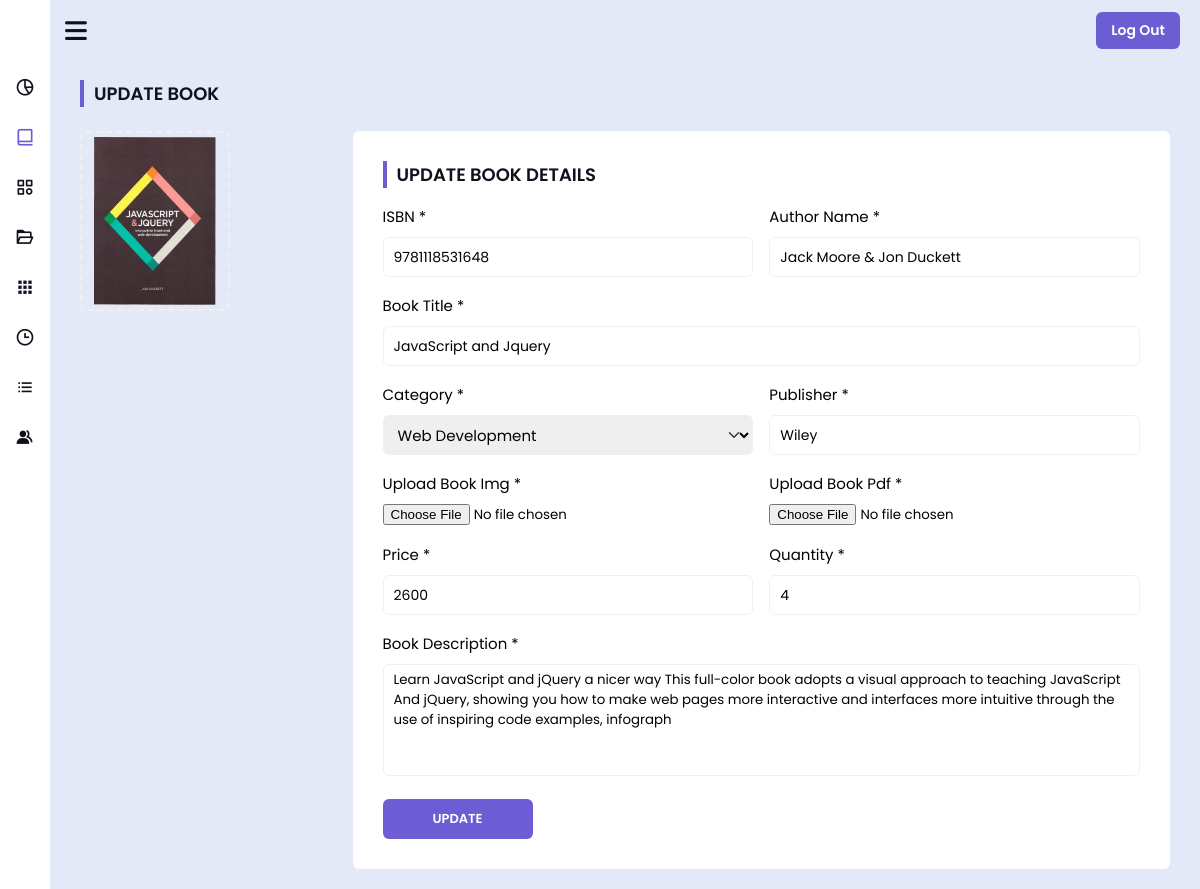
Page /assets/panel/admin/admin-pages/update-book.php?id=1 (signed in) on the committed database.
### tables this page shows
CREATE TABLE `book` (
  `id` int(255) NOT NULL,
  `isbn` varchar(13) NOT NULL,
  `author` varchar(255) NOT NULL,
  `title` varchar(255) NOT NULL,
  `category` varchar(255) NOT NULL,
  `publisher` varchar(255) NOT NULL,
  `price` varchar(255) NOT NULL,
  `quantity` varchar(255) NOT NULL,
  `description` varchar(1000) NOT NULL,
  `cover` varchar(255) NOT NULL,
  `pdf` varchar(255) NOT NULL
);

### assets/panel/admin/admin-pages/update-book.php (the view, shortened to what this page needs)
<?php
include '../../../webpages/db-connect.php';
?>
<?php
$id = $_GET['id'];
$previewquery = "SELECT * FROM book WHERE id='$id'";
$pquery = mysqli_query($con, $previewquery);
$row = mysqli_fetch_assoc($pquery);
?>
<!DOCTYPE html>
<html lang="en">
<head>
  <link rel="stylesheet" href="../../css/main.css" />
  <link href="https://unpkg.com/boxicons@2.1.4/css/boxicons.min.css" rel="stylesheet" />
  <link rel="stylesheet" href="https://cdnjs.cloudflare.com/ajax/libs/font-awesome/6.3.0/css/all.min.css" />
</head>
<body onload="preloader()">
  <?php include 'sidebar.php'; ?>
  <section class="home-section">
    <div class="home-content">
      <i class="fa-solid fa-bars"></i>
      <div class="logout">
        <button><a href="logout.php">Log Out</a></button>
      </div>
    </div>
    <div class="control-panel">
      <h4>Update Book</h4>
      <div class="container">
        <div class="book-cover-img">
          <img src="../../img-store/book-images/<?php echo $row['cover']; ?>" alt="Book Cover Image" id="img-preview" />
        </div>
        <div class="update-book-form data-form">
          <h4>Update Book Details</h4>
          <form class="input-form" method="POST" enctype="multipart/form-data">
            <div class="input-field input-group">
              <div class="input-1">
                <label for="isbn">ISBN *</label>
                <input type="text" name="isbn" id="isbn" value="<?php echo $row['isbn']; ?>" />
              </div>
              <div class="input-2">
                <label for="author">Author Name *</label>
                <input type="text" name="author" id="author" value="<?php echo $row['author']; ?>" />
              </div>
            </div>
            <div class="input-field">
              <label for="title">Book Title *</label>
              <input type="text" name="title" id="title" value="<?php echo $row['title']; ?>" />
            </div>
            <div class="input-field input-group">
              <div class="input-1 Course-option">
                <label for="category">Category *</label>
                <select id="category" name="category">
                  <?php
                  $fetchcat = "SELECT * FROM category";
                  $fquery = mysqli_query($con, $fetchcat);
                  while ($catrow = mysqli_fetch_assoc($fquery)) {
                  ?>
                    <option value="<?php echo $catrow['category'] ?>" <?php
                                                                      if ($row['category'] === $catrow['category']) {
                                                                        echo 'selected';
                                                                      }
                                                                      ?>><?php echo $catrow['category'] ?></option>
                  <?php
                  }
                  ?>
                </select>
              </div>
              <div class="input-2">
                <label for="publisher">Publisher *</label>
                <input type="text" name="publisher" id="publisher" value="<?php echo $row['publisher']; ?>" />
              </div>
            </div>
            <div class="input-field upload-file">
              <div class="input-1">
                <label for="img">Upload Book Img *</label>
                <input type="file" name="bookimg" id="img" accesskey="image/*" required/>
              </div>
              <div class="input-2">
                <label for="pdf">Upload Book Pdf *</label>
                <input type="file" name="book-pdf" id="pdf" required/>
              </div>
            </div>
            <div class="input-field input-group">
              <div class="input-1">
                <label for="price">Price *</label>
                <input type="text" name="price" id="price" value="<?php echo $row['price']; ?>" />
              </div>
              <div class="input-2">
                <label for="quantity">Quantity *</label>
                <input type="text" name="quantity" id="quantity" value="<?php echo $row['quantity']; ?>" />
              </div>
            </div>
            <div class="book-desc">
              <label for="desc">Book Description *</label>
              <textarea rows="5" id="desc" name="description"><?php echo $row['description']; ?></textarea>
            </div>
            <input type="submit" value="Update" name="update-book">
          </form>
        </div>
      </div>
    </div>
  </section>
</body>
</html>

### rows in the picture
book: cover (picture), isbn "9781118531648", author "Jack Moore & Jon Duckett", title "JavaScript and Jquery", publisher "Wiley", price "2600", quantity "4", description "Learn JavaScript and jQuery a nicer way This full-color book adopts a visual approach to teaching JavaScript And jQuery, showing you how to make web pages more interactive and interfaces more intuitive through the use of inspiring code examples, infograph"

### other values in the picture
form field category "Web Development"
